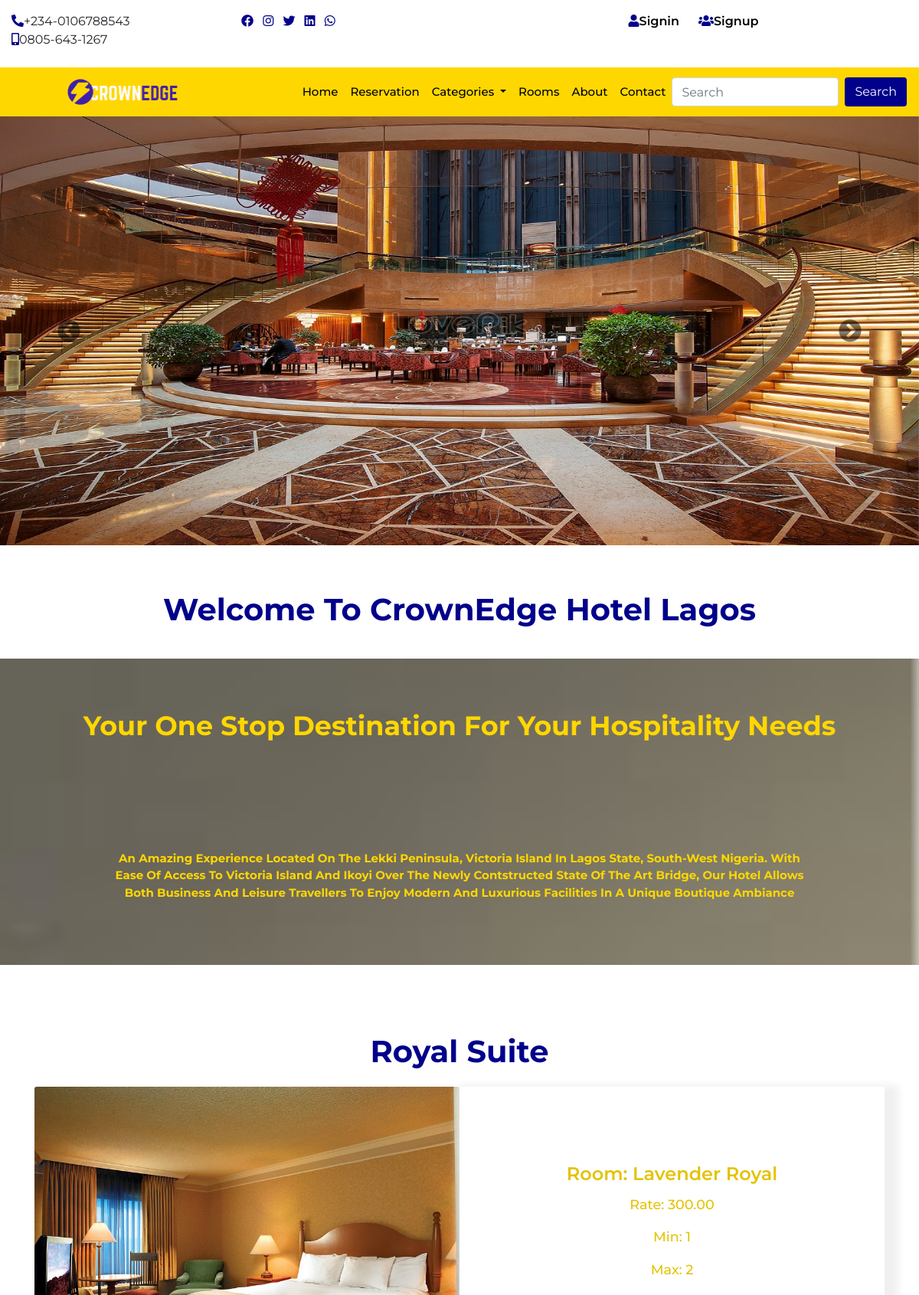
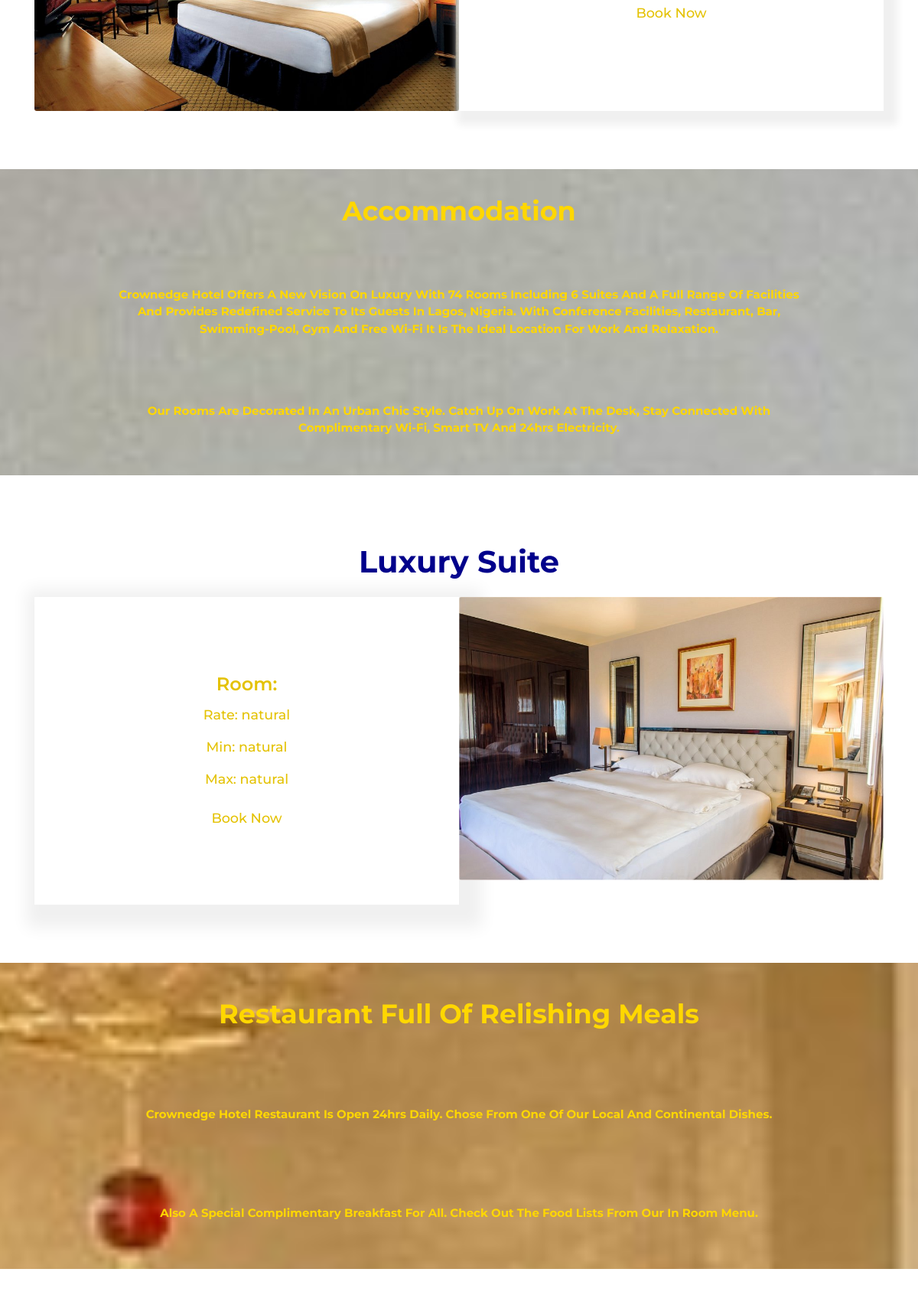
The page / (upper part) on the database its author committed (2 pictures, top to bottom).
### home/models.py (models this page shows, shortened)
class CompanyProfile(models.Model):
    name = models.CharField(max_length=50)
    keyword = models.CharField(max_length=150)
    description = models.CharField(max_length=150)
    logo = models.ImageField(upload_to='logo', blank=True, null=True)
    favicon = models.ImageField(upload_to='logo', blank=True, null=True, default='/favicon-96x96.png')
    carousel = models.ImageField(upload_to='carousel', blank=True, null=True)
    carousel2 = models.ImageField(upload_to='carousel', blank=True, null=True)
    carousel3 = models.ImageField(upload_to='carousel', blank=True, null=True)
    carousel4 = models.ImageField(upload_to='carousel', blank=True, null=True)
    banner = models.ImageField(upload_to='banner', blank=True, null=True)
    mobile = models.CharField(max_length=20)
    mobile2 = models.CharField(max_length=20)
    address = models.CharField(max_length=100)
    email = models.EmailField()
    website = models.URLField()
    about = models.TextField()
    about2 = models.TextField()
    copyright_year = models.CharField(max_length=4)
    class Meta:
        db_table = 'companyprofile'
        managed = True
        verbose_name = 'CompanyProfile'
        verbose_name_plural = 'CompanyProfile'

### room/models.py (models this page shows, shortened)
class Room(models.Model):
    category = models.ForeignKey(Category,on_delete= models.CASCADE)
    tag = models.CharField(max_length=50)
    room_no = models.IntegerField()
    slug = models.SlugField(unique=True)
    room_img = models.ImageField(upload_to='room', blank=True, null=True)
    description = models.TextField()
    rate = models.IntegerField()
    amenity = models.CharField(max_length=100)
    standard_suite = models.BooleanField(default=False)
    luxury_suite = models.BooleanField(default=False)
    deluxe_suite = models.BooleanField(default=False)
    royal_suite = models.BooleanField(default=False)
    min_guest = models.IntegerField()
    max_guest = models.IntegerField()
    available = models.BooleanField(default=True)
    created_at = models.DateTimeField(auto_now_add=True)
    updated_at = models.DateTimeField(auto_now=True)
    class Meta:
        db_table = 'room'
        managed = True
        verbose_name = 'Room'
        verbose_name_plural = 'Room'

class Category(models.Model):
    room_type = models.CharField(max_length=20)
    slug = models.SlugField(unique=True)
    room_pix = models.ImageField(upload_to='category', blank=True, null=True)
    def __str__(self):
        return self.room_type
    class Meta:
        db_table = 'category'
        managed = True
        verbose_name = 'Category'
        verbose_name_plural = 'Categories'

### home/views.py (the view)
# urls.py: 2. Add a URL to urlpatterns:  path('', views.home, name='home')
def home(request):
    standard_suite = Room.objects.filter(standard_suite=True).order_by('-updated_at')[:1]
    luxury_suite = Room.objects.filter(luxury_suite=True)[:1]
    deluxe_suite = Room.objects.filter(deluxe_suite=True)[:1]
    royal_suite = Room.objects.filter(royal_suite=True)[:1]
    context = {
        'standard_suite': standard_suite,
        'luxury_suite': luxury_suite,
        'deluxe_suite': deluxe_suite,
        'royal_suite': royal_suite,
    }
    return render(request, 'index.html', context)

### home/context_processor.py (called while the page is built)
def dropdown(request):
    categories = Category.objects.all()
    context = {
        'categories':categories
    }
    return context

def company(request):
    cprofile = CompanyProfile.objects.get(pk=1)
    context = {
        'cprofile':cprofile
    }
    return context

def cartcount(request):
    count = Booking.objects.filter(user__username = request.user.username, paid=False)
    itemcount = 0
    for item in count:
        itemcount += item.no_days
    context = {
        'itemcount':itemcount
    }
    return context

### home/templatetags/sample_tags.py (called while the page is built)
@register.simple_tag
def intralink(main, link):
    return reverse(main) + '#' + link

### home/templates/index.html (shortened to what this page needs)
{% extends 'base.html' %}
{% load humanize %}
{% block header %} {% include 'header.html' %} {% endblock header %}
{% block carousel %} {% include 'carousel.html' %} {% endblock carousel %}
{% block content %}
<section>
    <div class="text-center">
      <h1 class="title pb-3">Welcome to CrownEdge Hotel Lagos</h1>
      <div class="content">
          <h4>Your One Stop Destination for Your Hospitality Needs</h4>
          <p style="color: gold;">An amazing experience located on the Lekki Peninsula, Victoria Island in Lagos state, south-west Nigeria.
            With ease of access to Victoria Island and Ikoyi over the newly contstructed state of
            the art bridge, our hotel allows both business and leisure travellers to enjoy
            modern and luxurious facilities in a unique boutique ambiance</p>
      </div>
    </div>
    <div class="text-center">
      <div class="container">
        {% if standard_suite %}
          {% for item in standard_suite %}
            <h1 class="title">{{item.category|title}}</h1>
            <div class="card mb-3 border-0">
              <div class="row no-gutters">
                <div class="col-md-6">
                  <img src="{{item.room_img.url}}" class="card-img">
                </div>
                <div class="col-md-6 dtitle">
                  <div class="card-body ctitle">
                    <h3 class="card-title">Room: {{item.tag|title}}</h3>
                    <p class="card-text">Rate: {{item.rate|floatformat:2|intcomma}}</p>
                    <p class="card-text">Min: {{item.min_guest}}</p>
                    <p class="card-text mb-4">Max: {{item.max_guest}}</p>
                    <a href="{% url 'rooms' %}" class="">book now</a>
                  </div>
                </div>
              </div>
            </div>
          {% endfor %}
        {% endif %}
      </div>
    </div>
    <div class="content-box">
      <div class="content1">
        <h4>Accommodation</h4>
        <p>Crownedge Hotel offers a new vision on luxury with 74 rooms including 6 suites and a full range of facilities and provides redefined service to its guests in Lagos, Nigeria. With conference facilities,
          restaurant, bar, swimming-pool, gym and free Wi-Fi it is the ideal location for work and relaxation.</p>
          <p>Our rooms are decorated in an urban chic style. Catch up on work at the desk, stay connected with complimentary Wi-Fi, Smart TV and 24hrs electricity.</p>
      </div>
    </div>
    <div class="text-center">
      <div class="container">
        {% if luxury_suite %}
          {% for item in luxury_suite %}
        <h1 class="title">{{item.category|title}}</h1>
        <div class="card mb-3 border-0">
          <div class="row no-gutters">
            <div class="col-md-6 dtitle2">
              <div class="card-body ctitle">
                <h3 class="card-title">Room: </h3>
                <p class="card-text">Rate: natural</p>
                <p class="card-text">Min: natural</p>
                <p class="card-text mb-4">Max: natural</p>
                <a href="" class="">book now</a>
              </div>
            </div>
            <div class="col-md-6">
              <img src="{{item.room_img.url}}" class="card-img">
            </div>
          </div>
        </div>
        {% endfor %}
        {% endif %}
      </div>
    </div>
    <div class="content-box">
      <div class="content2">
        <h4>restaurant full of relishing meals</h4>
        <p>Crownedge Hotel restaurant is Open 24hrs daily. Chose from one of our local and continental dishes.</p>
        <p>Also a special complimentary breakfast for all. Check out the food lists from our in room menu.</p>
      </div>
    </div>
    <div class="text-center">
      <div class="container">
        {% if deluxe_suite %}
         {% for item in deluxe_suite %}
        <h1 class="title">{{item.category|title}}</h1>
        {% endfor %}
        {% endif %}
      </div>
    </div>
</section>
{% endblock content %}

### home/templates/header.html (shortened to what this page needs)
{% load sample_tags %}
<div class="container-fluid">
    <div class="row">
      <div class="col-12 col-sm-6 col-md-2 col-lg-3 mt-3 mb-2 hide">
        <ul class="list-inline">
          <li class="list-inline-item"><a href=""><i class="fas fa-phone-alt"></i></a><span>+234-0106788543</span></li>
          <li class="list-inline-item"><a href=""><i class="fas fa-mobile-alt"></i></a><span>0805-643-1267</span></li>
        </ul>
      </div>
      <div class="col-12 col-sm-6 col-md-2 col-lg-3 mt-3 mb-2 hide">
        <ul class="list-inline">
          <li class="list-inline-item"><a href=""><i class="fab fa-facebook"></i></a></li>
          <li class="list-inline-item"><a href=""><i class="fab fa-instagram"></i></a></li>
          <li class="list-inline-item"><a href=""><i class="fab fa-twitter"></i></a></li>
          <li class="list-inline-item"><a href=""><i class="fab fa-linkedin"></i></a></li>
          <li class="list-inline-item"><a href=""><i class="fab fa-whatsapp"></i></a></li>
        </ul>
      </div>
      <div class="col-12 col-sm-12 col-md-8 col-lg-6 mt-3 mb-2 auth">
        <ul class="">
          {% if user.is_authenticated %}
          <li class=""><a href="{% url 'profile' %}" class="welcome">welcome
            <span>
            {% if user.first_name %}
              {{request.user.first_name}}
            {% else %}
              {{request.user.username}}
            {% endif %}
          </span></i></a></li>
          <li class=""><a href="" class="welimg"><img src=""></a></li>
          <li class=""><a href="{% url 'profile' %}" class="user-btn"><span>profile</span></a></li>
          <li class=""><a href="{% url 'signout' %}" class="user-btn"><span>signout</span></a></li>
          <li class="">
            <a href="{% url 'booked' %}" class="user-btn">
              {% if itemcount %}
              <span class="badge badge-pill badge-warning">{{itemcount}}
                <i class="fas fa-bed"></i>
                <span class="badge badge-pill badge-warning">{{itemcount}}</span>
              </span>
                {% else %}
                <i class="fas fa-bed"></i>
              {% endif %}
            </a>
          </li>
          {% else %}
          <li class=""><a href="{% url 'signin' %}" class="user-btn"><i class="fas fa-user"></i><span>signin</span></a></li>
          <li class=""><a href="{% url 'signup' %}" class="user-btn"><i class="fas fa-users"></i><span>signup</span></a></li>
          {% endif %}
        </ul>
      </div>
    </div>
  </div>
      <nav class="navbar navbar-expand-lg navbar-light sticky-top">
        <a class="navbar-brand" href="{% url 'home' %}"><img src="{{cprofile.logo.url}}" alt=""></a>
        <div class="collapse navbar-collapse" id="navbarSupportedContent">
          <ul class="navbar-nav ml-auto">
            <li class="nav-item active">
              <a class="nav-link" href="{% url 'home' %}">home <span class="sr-only">(current)</span></a>
            </li>
            <li class="nav-item">
              <a class="nav-link" href="">reservation</a>
            </li>
            <li class="nav-item dropdown">
              <a class="nav-link dropdown-toggle" href="/index2.html" id="navbarDropdown" role="button" data-toggle="dropdown" aria-haspopup="true" aria-expanded="false">
                categories
              </a>
            </li>
            <li class="nav-item">
              <a class="nav-link" href="{% url 'rooms' %}">rooms</a>
            </li>
            <li class="nav-item">
              <a class="nav-link" href="#aboutus">about</a>
            </li>
            <li class="nav-item">
              <a class="nav-link" href="{% intralink 'home' 'contact' %}">contact</a>
            </li>
          </ul>
          <form class="form-inline my-2 my-lg-0" action="{% url 'search' %}" method="POST">
            <input class="form-control mr-sm-2" name="search" type="search" placeholder="Search" aria-label="Search">
            <button class="btn form-btn" type="submit">Search</button>
          </form>
        </div>
      </nav>

### home/templates/carousel.html (shortened to what this page needs)
<div id="carouselExampleControls" class="carousel slide" data-ride="carousel">
    <div class="carousel-inner">
      <div class="carousel-item active">
        <a href=""><img src="{{cprofile.carousel.url}}" class="d-block w-100" style="height: 70vh;"  alt="..."></a>
      </div>
    </div>
    <a class="carousel-control-prev" href="#carouselExampleControls" role="button" data-slide="prev">
      <i class="fas fa-chevron-circle-left"></i>
    </a>
    <a class="carousel-control-next" href="#carouselExampleControls" role="button" data-slide="next">
      <i class="fas fa-chevron-circle-right"></i>
    </a>
  </div>

### home/static/css/style.css (style rules this page uses)
* { margin: 0px; padding: 0px; box-sizing: border-box; }
body { font-family: 'Montserrat', sans-serif; }
html { scroll-behavior: smooth; }
.hide a { color: darkblue; }
.user-btn { color: darkblue; font-weight: 400; padding-left: 1rem; padding-right: .3rem; }
.user-btn span { color: black; font-weight: 600; text-transform: capitalize; }
.auth { display: flex; justify-content: space-around; }
.auth li { display: inline; }
h1 { color: gold; }
.navbar { background: gold; }
#navbarSupportedContent a { color: black; text-transform: capitalize; font-size: 15px; font-weight: 500; }
.navbar img { width: 50%; margin-left: 20%; }
.navbar-nav { margin-left: 50%; }
.form-btn { color:white; background: darkblue; }
.carousel-control-prev i { font-size: 30px; color: black; }
.carousel-control-next i { font-size: 30px; color: black; }
.container h1 { text-align: center; margin-top: 3%; }
.dtitle { box-shadow: 8px 8px 10px 10px #f0f0f0; }
.dtitle2 { box-shadow: 10px 10px 20px 20px #f0f0f0; }
.ctitle { margin-top: 5rem; margin-bottom: 5rem; }
.ctitle h3 { font-size: 1.5em; font-weight: 600; color: rgb(228, 194, 3); outline: pink; }
.ctitle p { font-size: 1.1em; font-weight: 500; color: rgb(228, 194, 3); max-width: 800px; }
.ctitle a { font-size: 1.1em; font-weight: 500; color: rgb(228, 194, 3); max-width: 800px; text-transform: capitalize; }
.content-box { padding-top: 5%; }
.content { background: url(../img/content.jpg); height: 50vh; background-position: center; background-repeat: no-repeat; background-size: cover; width: 100%; background-attachment: fixed; display: grid; justify-items: center; align-items: center; text-transform: capitalize; }
.content1 { background: url(../img/content1.jpg); height: 50vh; background-position: center; background-repeat: no-repeat; background-size: cover; width: 100%; background-attachment: fixed; display: grid; justify-items: center; align-items: center; text-transform: capitalize; }
.content2 { background: url(../img/content2.jpg); height: 50vh; background-position: center; background-repeat: no-repeat; background-size: cover; width: 100%; background-attachment: fixed; display: grid; justify-items: center; align-items: center; text-transform: capitalize; }
.content p, .content1 p, .content2 p, .content3 p, .content4 p { max-width: 900px; font-size: 15px; font-weight: bolder; color: gold; text-shadow: gold; text-align: center; }
.content h4, .content1 h4, .content2 h4, .content3 h4, .content4 h4 { font-size: 35px; font-weight: 700; color: gold; text-align: center; }
.title { text-transform: capitalize; padding-top: 5%; margin-bottom: 2%; color: darkblue; font-weight: bold; }

### rows shown on the page
CompanyProfile: logo (picture), carousel (picture)
Room: category "Royal Suite", room_img (picture), tag "Lavender Royal", rate "300.00", min_guest "1", max_guest "2"
Room: category "Luxury Suite", room_img (picture)
